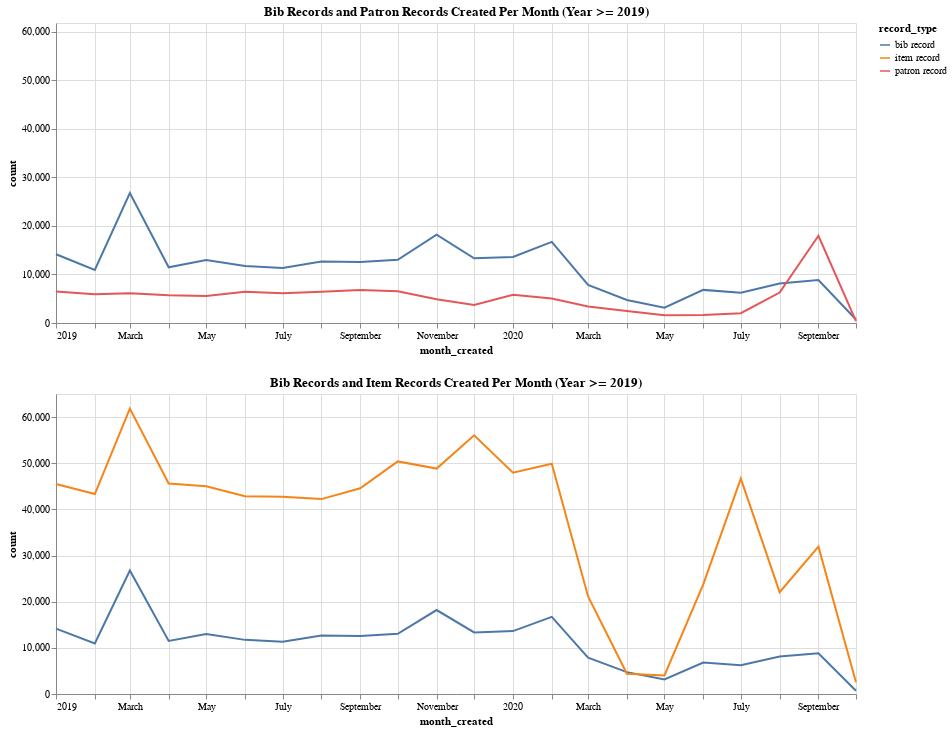

The code cell stored with this chart in its notebook:
### Code cell
'''
Plot bib and patron record ... AGAIN! (with the scale to match bib and items)
'''

source = df[(df['month_created'] >= '2019') 
            & (df['record_type'].isin(['bib record', 'patron record'])) ]

bib_v_patron = alt.Chart(source).mark_line().encode(
    x='month_created:T',
    y=alt.Y('count',
            scale=alt.Scale(domain=(0, max_scale)),
           ),
    color='record_type',
    tooltip=['month_created:T', 'count', 'record_type']
).properties(
    title='Bib Records and Patron Records Created Per Month (Year >= 2019)',
    width=800
)

# display the charts ... but now with the same SCALE!!
alt.vconcat(bib_v_patron, bib_v_item)

### Figure 1 — Vega-Lite specification as saved in the notebook (floating-point values rounded to 4 significant figures)
{"config": {"view": {"continuousWidth": 400, "continuousHeight": 300}}, "vconcat": [{"data": {"name": "data-dceb7fc763a4d1127fdcd857057fab54"}, "mark": "line", "encoding": {"color": {"type": "nominal", "field": "record_type"}, "tooltip": [{"type": "temporal", "field": "month_created"}, {"type": "quantitative", "field": "count"}, {"type": "nominal", "field": "record_type"}], "x": {"type": "temporal", "field": "month_created"}, "y": {"type": "quantitative", "field": "count", "scale": {"domain": [0, 61850.0]}}}, "title": "Bib Records and Patron Records Created Per Month (Year >= 2019)", "width": 800}, {"data": {"name": "data-8fe994d26e981a5676a1d6d6f03626ac"}, "mark": "line", "encoding": {"color": {"type": "nominal", "field": "record_type"}, "tooltip": [{"type": "temporal", "field": "month_created"}, {"type": "quantitative", "field": "count"}, {"type": "nominal", "field": "record_type"}], "x": {"type": "temporal", "field": "month_created"}, "y": {"type": "quantitative", "field": "count"}}, "title": "Bib Records and Item Records Created Per Month (Year >= 2019)", "width": 800}], "$schema": "https://vega.github.io/schema/vega-lite/v4.8.1.json", "datasets": {"data-dceb7fc763a4d1127fdcd857057fab54": [{"month_created": "2019-01", "record_type": "bib record", "count": 14163}, {"month_created": "2019-01", "record_type": "patron record", "count": 6519}, {"month_created": "2019-02", "record_type": "bib record", "count": 10956}, {"month_created": "2019-02", "record_type": "patron record", "count": 5924}, {"month_created": "2019-03", "record_type": "bib record", "count": 26770}, {"month_created": "2019-03", "record_type": "patron record", "count": 6137}, {"month_created": "2019-04", "record_type": "bib record", "count": 11488}, {"month_created": "2019-04", "record_type": "patron record", "count": 5741}, {"month_created": "2019-05", "record_type": "bib record", "count": 13009}, {"month_created": "2019-05", "record_type": "patron record", "count": 5590}, {"month_created": "2019-06", "record_type": "bib record", "count": 11729}, {"month_created": "2019-06", "record_type": "patron record", "count": 6446}, {"month_created": "2019-07", "record_type": "bib record", "count": 11348}, {"month_created": "2019-07", "record_type": "patron record", "count": 6137}, {"month_created": "2019-08", "record_type": "bib record", "count": 12678}, {"month_created": "2019-08", "record_type": "patron record", "count": 6430}, {"month_created": "2019-09", "record_type": "bib record", "count": 12578}, {"month_created": "2019-09", "record_type": "patron record", "count": 6794}, {"month_created": "2019-10", "record_type": "bib record", "count": 13045}, {"month_created": "2019-10", "record_type": "patron record", "count": 6531}, {"month_created": "2019-11", "record_type": "bib record", "count": 18195}, {"month_created": "2019-11", "record_type": "patron record", "count": 4898}, {"month_created": "2019-12", "record_type": "bib record", "count": 13343}, {"month_created": "2019-12", "record_type": "patron record", "count": 3709}, {"month_created": "2020-01", "record_type": "bib record", "count": 13626}, {"month_created": "2020-01", "record_type": "patron record", "count": 5833}, {"month_created": "2020-02", "record_type": "bib record", "count": 16722}, {"month_created": "2020-02", "record_type": "patron record", "count": 5066}, {"month_created": "2020-03", "record_type": "bib record", "count": 7871}, {"month_created": "2020-03", "record_type": "patron record", "count": 3424}, {"month_created": "2020-04", "record_type": "bib record", "count": 4737}, {"month_created": "2020-04", "record_type": "patron record", "count": 2455}, {"month_created": "2020-05", "record_type": "bib record", "count": 3168}, {"month_created": "2020-05", "record_type": "patron record", "count": 1619}, {"month_created": "2020-06", "record_type": "bib record", "count": 6827}, {"month_created": "2020-06", "record_type": "patron record", "count": 1674}, {"month_created": "2020-07", "record_type": "bib record", "count": 6231}, {"month_created": "2020-07", "record_type": "patron record", "count": 2026}, {"month_created": "2020-08", "record_type": "bib record", "count": 8134}, {"month_created": "2020-08", "record_type": "patron record", "count": 6284}, {"month_created": "2020-09", "record_type": "bib record", "count": 8844}, {"month_created": "2020-09", "record_type": "patron record", "count": 17988}, {"month_created": "2020-10", "record_type": "bib record", "count": 711}, {"month_created": "2020-10", "record_type": "patron record", "count": 375}], "data-8fe994d26e981a5676a1d6d6f03626ac": [{"month_created": "2019-01", "record_type": "bib record", "count": 14163}, {"month_created": "2019-01", "record_type": "item record", "count": 45506}, {"month_created": "2019-02", "record_type": "bib record", "count": 10956}, {"month_created": "2019-02", "record_type": "item record", "count": 43329}, {"month_created": "2019-03", "record_type": "bib record", "count": 26770}, {"month_created": "2019-03", "record_type": "item record", "count": 61847}, {"month_created": "2019-04", "record_type": "bib record", "count": 11488}, {"month_created": "2019-04", "record_type": "item record", "count": 45603}, {"month_created": "2019-05", "record_type": "bib record", "count": 13009}, {"month_created": "2019-05", "record_type": "item record", "count": 45011}, {"month_created": "2019-06", "record_type": "bib record", "count": 11729}, {"month_created": "2019-06", "record_type": "item record", "count": 42852}, {"month_created": "2019-07", "record_type": "bib record", "count": 11348}, {"month_created": "2019-07", "record_type": "item record", "count": 42718}, {"month_created": "2019-08", "record_type": "bib record", "count": 12678}, {"month_created": "2019-08", "record_type": "item record", "count": 42227}, {"month_created": "2019-09", "record_type": "bib record", "count": 12578}, {"month_created": "2019-09", "record_type": "item record", "count": 44579}, {"month_created": "2019-10", "record_type": "bib record", "count": 13045}, {"month_created": "2019-10", "record_type": "item record", "count": 50395}, {"month_created": "2019-11", "record_type": "bib record", "count": 18195}, {"month_created": "2019-11", "record_type": "item record", "count": 48837}, {"month_created": "2019-12", "record_type": "bib record", "count": 13343}, {"month_created": "2019-12", "record_type": "item record", "count": 56050}, {"month_created": "2020-01", "record_type": "bib record", "count": 13626}, {"month_created": "2020-01", "record_type": "item record", "count": 47936}, {"month_created": "2020-02", "record_type": "bib record", "count": 16722}, {"month_created": "2020-02", "record_type": "item record", "count": 49880}, {"month_created": "2020-03", "record_type": "bib record", "count": 7871}, {"month_created": "2020-03", "record_type": "item record", "count": 21125}, {"month_created": "2020-04", "record_type": "bib record", "count": 4737}, {"month_created": "2020-04", "record_type": "item record", "count": 4407}, {"month_created": "2020-05", "record_type": "bib record", "count": 3168}, {"month_created": "2020-05", "record_type": "item record", "count": 4031}, {"month_created": "2020-06", "record_type": "bib record", "count": 6827}, {"month_created": "2020-06", "record_type": "item record", "count": 23760}, {"month_created": "2020-07", "record_type": "bib record", "count": 6231}, {"month_created": "2020-07", "record_type": "item record", "count": 46670}, {"month_created": "2020-08", "record_type": "bib record", "count": 8134}, {"month_created": "2020-08", "record_type": "item record", "count": 22061}, {"month_created": "2020-09", "record_type": "bib record", "count": 8844}, {"month_created": "2020-09", "record_type": "item record", "count": 31921}, {"month_created": "2020-10", "record_type": "bib record", "count": 711}, {"month_created": "2020-10", "record_type": "item record", "count": 2524}]}}
